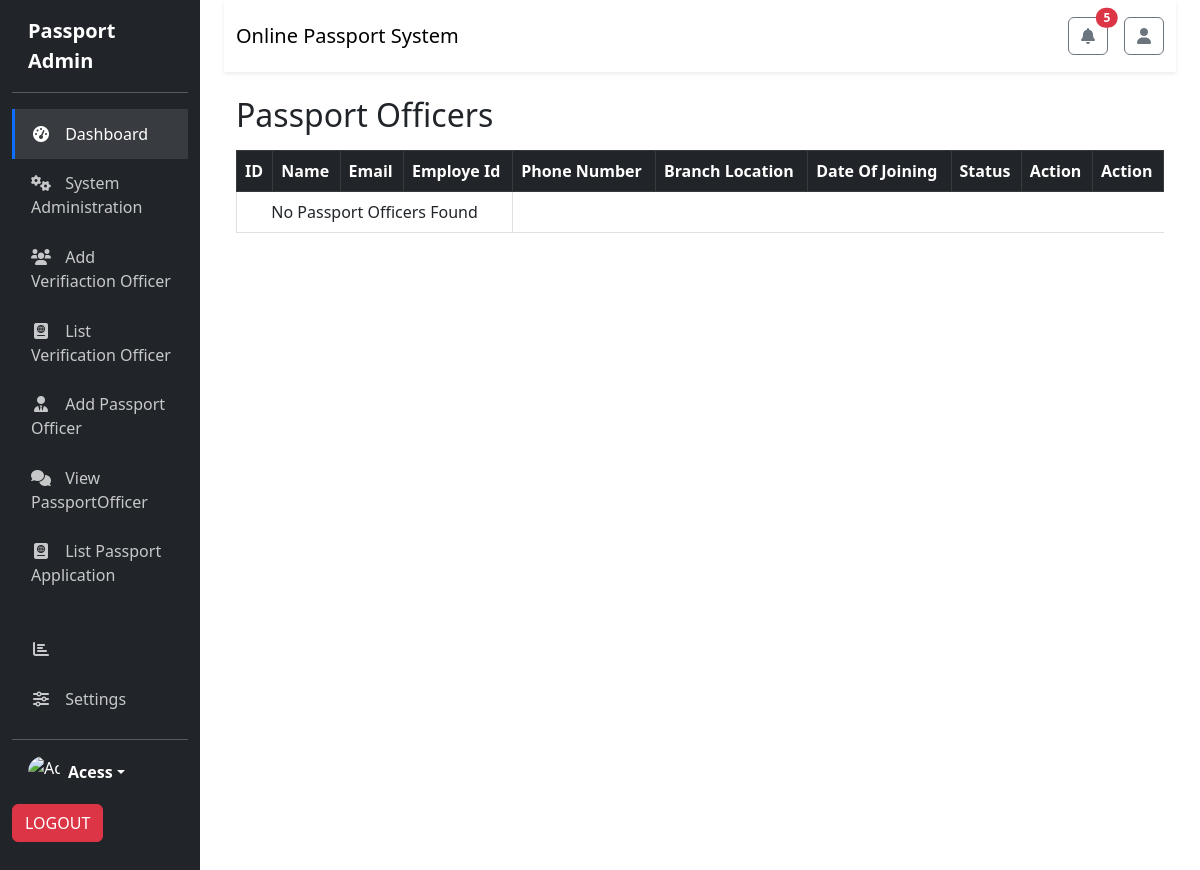
/list_passportofficer/, run on an earlier commit of the app's database.
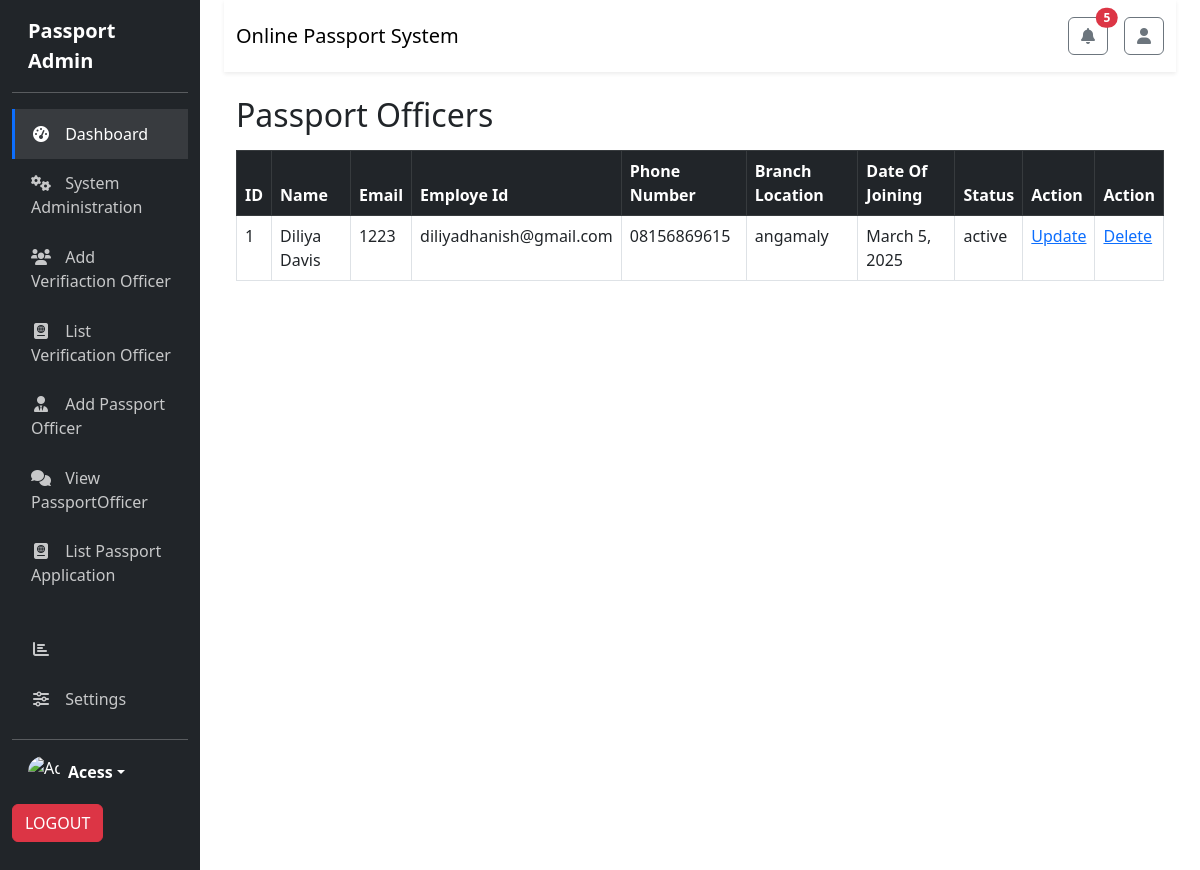
And on a later commit of the database.
### passport_app/models.py (models this page shows, shortened)
class PassportOfficer(models.Model):
    UserNaMe = models.CharField(max_length=100, null=True, blank=True, default="")
    PassWoRd = models.CharField(max_length=100, null=True, blank=True, default="")
    email = models.EmailField(unique=True)
    name=models.CharField(max_length=20)
    employee_id = models.CharField(max_length=10, unique=True)
    phone_number = models.CharField(max_length=15)
    branch_location = models.CharField(max_length=100,null=True,blank=True)
    assigned_region = models.CharField(max_length=100)
    date_of_joining = models.DateField()
    status = models.CharField(max_length=50, choices=[('active', 'Active'), ('inactive', 'Inactive')])

### passport_app/views.py (the view)
# urls.py: path('list_passportofficer/', views.ListPassportofficerView.as_view(), name='list-passportofficer'),
class ListPassportofficerView(View):
    template_name="admin/list_And_Manage_passportofficer.html"
    def get(self,request,*args,**kwargs):
        qs=PassportOfficer.objects.all()
        return render(request,self.template_name,{"data":qs})

### passport_app/templates/admin/List_and_Manage_passportofficer.html (shortened to what this page needs)
{% extends 'home.html' %}
{% block content %}
<!DOCTYPE html>
<html lang="en">
<head>
    <link href="https://cdn.jsdelivr.net/npm/bootstrap@5.3.0/dist/css/bootstrap.min.css" rel="stylesheet">
</head>
<body>
    <div class="container mt-4">
        <h2 class="mb-3">Passport Officers</h2>
        <table class="table table-bordered">
            <thead class="table-dark">
                <tr>
                    <th>ID</th>
                    <th>Name</th>
                    <th>Email</th>
                    <th>Employe Id</th>
                    <th>Phone Number</th>
                    <th>Branch Location</th>
                    <th>Date Of Joining</th>
                    <th>Status</th>
                    <th>Action</th>
                    <th>Action</th>
                </tr>
            </thead>
            <tbody>
                {% for officer in data %}
                <tr>
                    <td>{{ officer.id }}</td>
                    <td>{{ officer.name }}</td>
                    <td>{{ officer.employee_id }}</td>
                    <td>{{ officer.email }}</td>
                    <td>{{ officer.phone_number }}</td>
                    <td>{{ officer.branch_location }}</td>
                    <td>{{ officer.date_of_joining }}</td>
                    <td>{{ officer.status }}</td>
                    <td>
                        <a href="{% url 'update-passportofficer' officer.id %}">Update</a>
                        </td>
                        <td>
                            <a href="{% url 'delete-passportofficer'  officer.id %}">Delete</a>
                            </td>
                </tr>
                {% empty %}
                <tr>
                    <td colspan="4" class="text-center">No Passport Officers Found</td>
                </tr>
                {% endfor %}
            </tbody>
        </table>
    </div>
</body>
</html>
{% endblock %}

### passport_app/templates/home.html (shortened to what this page needs)
<!DOCTYPE html>
<html lang="en">
<head>
    <link href="https://cdnjs.cloudflare.com/ajax/libs/bootstrap/5.3.0/css/bootstrap.min.css" rel="stylesheet">
    <link href="https://cdnjs.cloudflare.com/ajax/libs/font-awesome/6.0.0/css/all.min.css" rel="stylesheet">
</head>
<body>
    <div class="container-fluid">
        <div class="row">
            <div class="col-md-3 col-lg-2 d-md-block sidebar collapse">
                <div class="position-sticky pt-3">
                    <a href="#" class="d-flex align-items-center mb-3 mb-md-0 mx-md-3 text-white text-decoration-none">
                        <span class="fs-5 fw-bold">Passport Admin</span>
                    </a>
                    <hr>
                    <ul class="nav flex-column">
                        <li class="nav-item">
                            <a class="nav-link active" href="#dashboard-content" data-bs-toggle="tab">
                                <i class="fas fa-tachometer-alt"></i> Dashboard
                            </a>
                        </li>
                        <li class="nav-item">
                            <a class="nav-link" href="#system-admin-content" data-bs-toggle="tab">
                                <i class="fas fa-cogs"></i> System Administration
                            </a>
                        </li>
                        <li class="nav-item">
                            <a class="nav-link" href="{% url 'add-verificationofficer' %}" data-bs-toggle="tab">
                                <i class="fas fa-users"></i> Add Verifiaction Officer
                            </a>
                        </li>
                        <li class="nav-item">
                            <a class="nav-link" href="#application-monitoring-content" data-bs-toggle="tab">
                                <i class="fas fa-passport"></i> List Verification Officer
                            </a>
                        </li>
                        <li class="nav-item">
                            <a class="nav-link" href="{% url 'add-passportofficer' %}" data-bs-toggle="tab">
                                <i class="fas fa-user-tie"></i> Add Passport Officer
                            </a>
                        </li>
                        <li class="nav-item">
                            <a class="nav-link" href="{% url 'list-passportofficer' %}" data-bs-toggle="tab">
                                <i class="fas fa-comments"></i> View PassportOfficer
                            </a>
                        </li>
                        <li class="nav-item">
                            <a class="nav-link" href="{% url 'ListManagePassport_application' %}" data-bs-toggle="tab">
                                <i class="fas fa-passport"></i> List Passport Application
                            </a>
                        </li>
                        <li class="nav-item">
                            <a class="nav-link" href="#reports-content" data-bs-toggle="tab">
                                <i class="fas fa-chart-bar"></i>
                            </a>
                        </li>
                        <li class="nav-item">
                            <a class="nav-link" href="#settings-content" data-bs-toggle="tab">
                                <i class="fas fa-sliders-h"></i> Settings
                            </a>
                        </li>
                    </ul>
                    <hr>
                    <div class="dropdown mx-3 mb-3">
                        <a href="#" class="d-flex align-items-center text-white text-decoration-none dropdown-toggle" id="dropdownUser1" data-bs-toggle="dropdown" aria-expanded="false">
                            <img src="/api/placeholder/50/50" alt="Admin" width="32" height="32" class="rounded-circle me-2">
                            <strong>Acess</strong>
                        </a>
                    </div>
                    <form action="{% url 'admin-logout' %}" method="post">
                        <button type="submit" class="btn btn-danger">LOGOUT</button>
                    </form>
                </div>
            </div>
            <div class="col-md-9 ms-sm-auto col-lg-10 px-md-4">
                <nav class="navbar navbar-expand-lg navbar-light bg-white py-3 shadow-sm mb-4">
                    <div class="container-fluid">
                        <span class="navbar-brand">Online Passport System</span>
                        <div class="d-flex">
                            <div class="dropdown me-3">
                                <a href="#" class="btn btn-outline-secondary position-relative" id="notificationsDropdown" data-bs-toggle="dropdown">
                                    <i class="fas fa-bell"></i>
                                    <span class="position-absolute top-0 start-100 translate-middle badge rounded-pill bg-danger">5</span>
                                </a>
                            </div>
                            <div class="dropdown">
                                <a href="#" class="btn btn-outline-secondary" id="userDropdown" data-bs-toggle="dropdown">
                                    <i class="fas fa-user"></i>
                                </a>
                            </div>
                        </div>
                    </div>
                </nav>
            {% block content %}{%endblock%}

### passport_app/templates/home.html (style rules this page uses)
:root { --primary-color: #0d6efd; --sidebar-bg: #212529; --card-border: #dee2e6; }
body { font-family: 'Segoe UI', Tahoma, Geneva, Verdana, sans-serif; background-color: #f8f9fa; }
.sidebar { min-height: 100vh; background-color: var(--sidebar-bg); color: white; }
.sidebar .nav-link { color: rgba(255, 255, 255, 0.75); padding: 0.8rem 1rem; border-left: 3px solid transparent; }
.sidebar .nav-link:hover, .sidebar .nav-link.active { color: white; background-color: rgba(255, 255, 255, 0.1); border-left: 3px solid var(--primary-color); }
.sidebar .nav-link i { margin-right: 10px; width: 20px; text-align: center; }

What changed in the data, as far as the page shows it:
added PassportOfficer: id "1", name "Diliya Davis", employee_id "1223", email "diliyadhanish@gmail.com", phone_number "08156869615", branch_location "angamaly", date_of_joining "March 5, 2025", status "active"
Also different on the page:
text no longer shown: "No Passport Officers Found"
